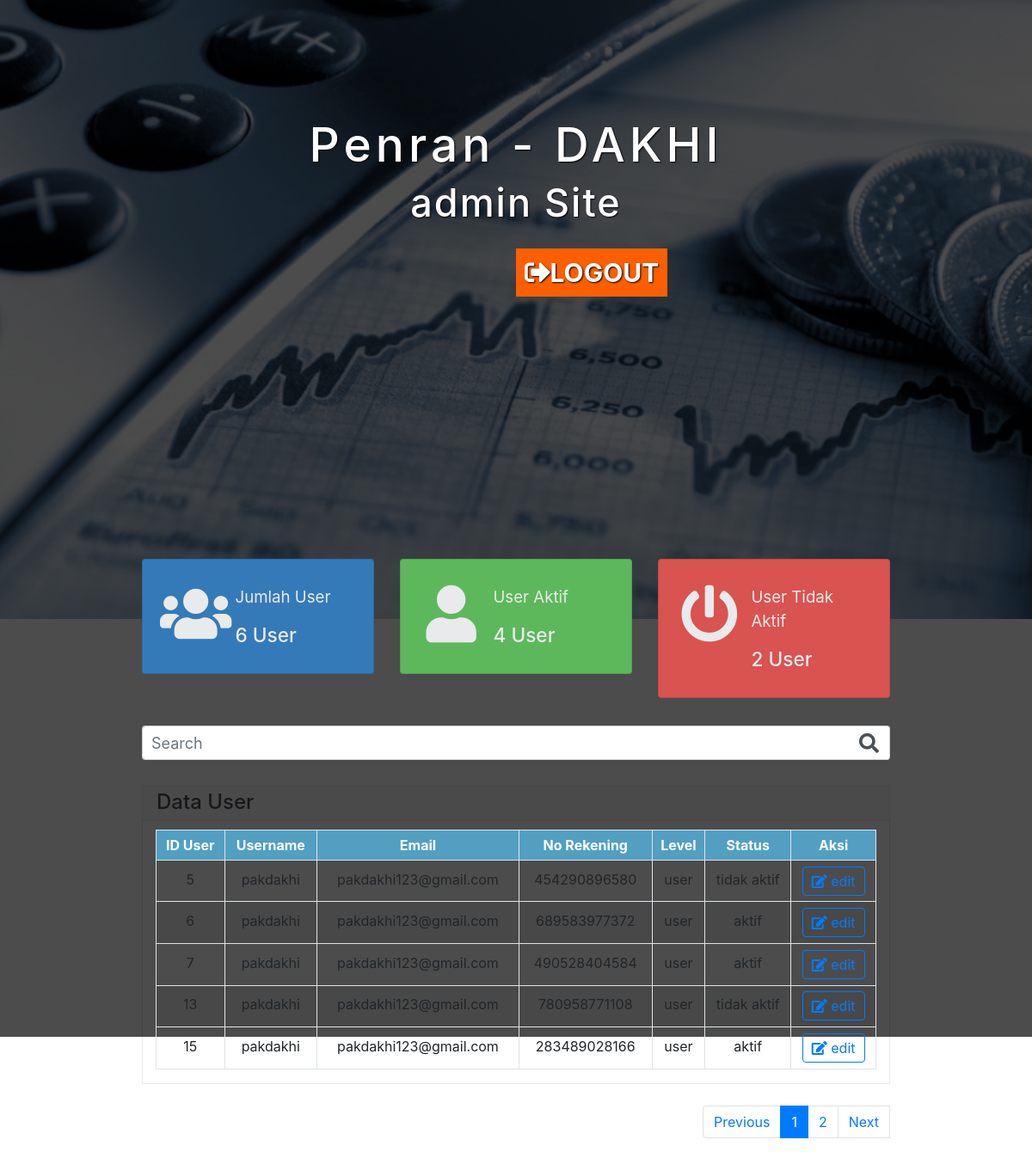
The page /administrator (signed in) on the database its author committed.
### tables this page shows
CREATE TABLE `users` (
  `id_user` int(11) NOT NULL,
  `email` varchar(50) NOT NULL,
  `username` varchar(50) NOT NULL,
  `password` varchar(255) NOT NULL,
  `status` varchar(20) NOT NULL DEFAULT 'aktif',
  `level` varchar(10) NOT NULL DEFAULT 'user',
  `no_rek` char(12) NOT NULL
);

### function/functions.php (called while the page is built, shortened)
<?php
    $koneksi = mysqli_connect('localhost', 'root', '', 'dompet-qu');
    if (mysqli_connect_error() == true) {
        die('Gagal terhubung ke database');
        return false;
    } else {
        return true;
    }
    function query($query) {
        global $koneksi;
        $result = mysqli_query($koneksi, $query);
        $rows = [];
        while( $row = mysqli_fetch_assoc($result) ) {
            $rows[] = $row;
        }
        return $rows;
    }
?>

### administrator.php (the view, shortened to what this page needs)
<?php
require 'function/functions.php';
if(isset($_COOKIE['login'])) {
    if ($_COOKIE['level'] == 'admin') {
        $_SESSION['login'] = true;
        $ambilNama = $_COOKIE['login'];
    }
    elseif ($_COOKIE['level'] == 'user') {
        $_SESSION['login'] = true;
        header('Location: index');
    }
}
elseif ($_SESSION['level'] == 'admin') {
    $ambilNama = $_SESSION['user'];
}
else {
    if ($_SESSION['level'] == 'user') {
        header('Location: index');
        exit;
    }
}
$jumlahTabel = 5;
$jumlahData = count(query("SELECT * FROM users WHERE username NOT LIKE 'admin'"));
$jumlahHalaman = ceil($jumlahData / $jumlahTabel);
$halamanAktif = (isset($_GET['halaman'])) ? $_GET['halaman'] : 1;
$awalData = ($jumlahTabel * $halamanAktif) - $jumlahTabel;
$dataUser = query("SELECT * FROM users WHERE username NOT LIKE 'admin' LIMIT $awalData, $jumlahTabel");
$jumlahUser = mysqli_query($koneksi, "SELECT * FROM users WHERE username NOT LIKE 'admin'");
$jumlahUserAktif = mysqli_query($koneksi, "SELECT * FROM users WHERE status = 'aktif' AND username NOT LIKE 'admin'");
$jumlahUserTidakAktif = mysqli_query($koneksi, "SELECT * FROM users WHERE status = 'tidak aktif' AND username NOT LIKE 'admin'");
?>
<!DOCTYPE html>
<html lang = "en">
<head>
    <link rel="stylesheet" href="css/dashboard.css">
    <link rel="stylesheet" href="css/bootstrap-reboot.min.css">
    <link rel="stylesheet" href="css/bootstrap.css">
    <link rel="stylesheet" href="css/bootstrap.min.css">
    <link rel="stylesheet" href="css/admin.css">
    <link rel="stylesheet" href="https://use.fontawesome.com/releases/v5.6.3/css/all.css"
>
    <link rel="stylesheet" href="css/styler.css?v=1.0">
    <link rel="stylesheet" type="text/css" href="https://cdnjs.cloudflare.com/ajax/libs/sweetalert/1.1.3/sweetalert.min.css">
<body>
    <div class="content">
        <div class="isi mx-auto ">
            <h2>Penran - DAKHI </h2>
            <h4><?= $ambilNama ?> Site</h4><br>
                <a class="submit" href="logout" style="margin-left: 600px; text-decoration: none;"><i class="fas fa-sign-out-alt"></i>LOGOUT</a>
        </div>
    </div>
    <header class="background"></header>
            <div class="container kotak" id="container" style="border: none;">
                <div class="row cardview" id="row">
                    <div class="col-md-4 jarak">
                        <div class="card card-stats card-warning" style="background: #347ab8;">
                            <div class="card-body ">
                                <div class="row">
                                    <div class="col-5">
                                        <div class="icon-big text-center">
                                            <i class="fa fa-users ikon" aria-hidden="true"></i>
                                        </div>
                                    </div>
                                    <div class="col-7 d-flex align-items-center tulisan">
                                        <div class="numbers">
                                            <p class="card-category ket head">Jumlah User</p>
                                            <h4 class="card-title ket total"><?= mysqli_num_rows($jumlahUser) ?> User
                                            </h4>
                                        </div>
                                    </div>
                                </div>
                            </div>
                        </div>
                    </div>
                    <div class="col-md-4 jarak">
                        <a style="text-decoration: none; cursor: pointer;" class="btn-userAktif">
                            <div class="card card-stats card-warning" style="background:#5db85b ">
                                <div class="card-body ">
                                    <div class="row">
                                        <div class="col-5">
                                            <div class="icon-big text-center">
                                                <i class="fa fa-user ikon"></i>
                                            </div>
                                        </div>
                                        <div class="col-7 d-flex align-items-center tulisan">
                                            <div class="numbers">
                                                <p class="card-category ket head">User Aktif</p>
                                                <h4 class="card-title ket total"><?= mysqli_num_rows($jumlahUserAktif) ?> User</h4>
                                            </div>
                                        </div>
                                    </div>
                                </div>
                            </div>
                        </a>
                    </div>
                    <div class="col-md-4 jarak">
                        <a style="text-decoration: none; cursor: pointer;" class="btn-userNonAktif">
                            <div class="card card-stats card-warning" style="background: #d95350;">
                                <div class="card-body">
                                    <div class="row">
                                        <div class="col-5">
                                            <div class="icon-big text-center">
                                                <i class="fas fa-power-off ikon"></i>
                                            </div>
                                        </div>
                                        <div class="col-7 d-flex align-items-center tulisan">
                                            <div class="numbers">
                                                <p class="card-category ket head">User Tidak Aktif</p>
                                                <h4 class="card-title ket total"><?= mysqli_num_rows($jumlahUserTidakAktif) ?> User</h4>
                                            </div>
                                        </div>
                                    </div>
                                </div>
                            </div>
                        </a>
                    </div>
                </div>
                <div class="row cari-filter" style="margin-top: 10px;">
                    <div class="col-lg-12" style="margin-top: 20px;">
                        <div class="input-group">
                            <input type="text" name="cari" class="form-control border-right-0 cari" id="keyword" placeholder="Search" style="width: 90%;padding: 5px 10px; font-size: 18px;" autocomplete="off">
                            <div class="input-group-append">
                                <span class="input-group-text bg-white border-left-0 icone"><i class="fa fa-search" style="font-size: 23px;"></i></span>
                            </div>
                        </div>
                    </div>
                </div>
                <div class="headline" style="height: 40px;margin-top: 15px;">
                    <h4 class="ml-3 mt-1" style="color: #4b4f58">Data User</h4>
                </div>
                <div class="container tampil" id="container">
                    <div class="row" id="row">
                        <div class="col-md-12">
                            <div class="table-responsive">
                                <table class="table table-sm table-hover table-striped table-bordered">
                                    <tr>
                                        <th>ID User</th>
                                        <th>Username</th>
                                        <th>Email</th>
                                        <th>No Rekening</th>
                                        <th>Level</th>
                                        <th>Status</th>
                                        <th>Aksi</th>
                                    </tr>
                                    <?php foreach($dataUser as $row) : ?>
                                        <?php if ($row['username'] != 'admin') : ?>
                                            <tr id="<?= $row['id_user'] ?>" style="cursor: pointer">
                                                <td data-target="id_user" class="data" data-id="<?= $row['id_user'] ?>"><?= $row['id_user'] ?></td>
                                                <td data-target="username" class="data" data-id="<?= $row['id_user'] ?>"><?= $row['username'] ?></td>
                                                <td data-target="email" class="data" data-id="<?= $row['id_user'] ?>"><?= $row['email'] ?></td>
                                                <td data-target="no_rek"><?= $row['no_rek'] ?></td>
                                                <td class="data" data-id="<?= $row['id_user'] ?>"><?= $row['level'] ?></td>
                                                <td data-target="status" class="data" data-id="<?= $row['id_user'] ?>"><?= $row['status']?></td>
                                                <td>
                                                    <button data-id="<?= $row['id_user'] ?>" data-role="update" class="btn btn-outline-primary openBtn">
                                                        <i class="fas fa-edit"></i> edit
                                                    </button>
                                                </td>
                                            </tr>
                                        <?php endif; ?>
                                    <?php endforeach; ?>
                                </table>
                            </div>
                        </div>
                    </div>
                </div>
                <div class="panel-footer">
                    <nav class="float-right page">
                        <ul class="pagination">
                            <?php if ($halamanAktif > 1) : ?>
                            <li class="page-item">
                                <a href="?halaman=<?= $halamanAktif - 1 ?>" class="page-link">Previous</a>
                            </li>
                            <?php else : ?>
                            <li class="page-item">
                                <div class="page-link">Previous</div>
                            </li>
                            <?php endif; ?>
                            <?php for ($i = 1; $i <= $jumlahHalaman; $i++) : ?>
                                <?php if ($i == $halamanAktif) : ?>
                                <li class="page-item active" aria-current="page">
                                    <a class="page-link" href="?halaman=<?= $i; ?>"><?= $i; ?></a>
                                </li>
                                <?php else : ?>
                                <li class="page-item" aria-current="page">
                                    <a class="page-link" href="?halaman=<?= $i; ?>"><?= $i; ?></a>
                                </li>
                                <?php endif; ?>
                            <?php endfor; ?>
                            <?php if ($halamanAktif < $jumlahHalaman) : ?>
                            <li>
                                <a href="?halaman=<?= $halamanAktif + 1 ?>" class="page-link" href="#">Next</a>
                            </li>
                            <?php else : ?>
                            <li class="page-item">
                                <div class="page-link">Next</div>
                            </li>
                            <?php endif; ?>
                        </ul>
                    </nav>
                </div>
            </div>
    <br>
</body>
</html>

### css/dashboard.css (style rules this page uses)
.ikon { font-size: 50pt; color: #e9eaeb; }
.ket { color: #e9eaeb; }
.head { font-size: 14pt; }
.total { font-size: 17pt; }
.tulisan { margin-left: -20px; }
.tulisan { font-size: 21pt; color: #e9eaeb; margin-bottom: -1px; }

### css/admin.css (style rules this page uses)
* { padding: 0px; margin: 0px; }
.background { background-image: url('img/header1.jpg'); background-position: center; background-size: cover; height: 70%; }
.content { background-color: rgba(0,0,0,0.7); position: absolute; top: 0; height:90%; width: 100%; border:none; }
.isi { width: auto; margin-top: 135px; }
.isi h2 { color: white; letter-spacing: 5px; text-align: center; text-shadow: 1px 1px 2px black; font-size: 55px; }
.isi h4 { color: white; letter-spacing: 2px; text-align: center; text-shadow: 1px 1px 2px black; font-size: 45px; }
.submit { color: #fff; text-shadow: 1px 1px 2px black; font-weight: bolder; text-align: center; padding: 10px; font-size:30px; background-color :#fd5f00; border: none; cursor: pointer; }
.kotak { width: 75%; margin: auto; margin-top: -80px; }

### css/styler.css (style rules this page uses)
* { padding: 0; margin: 0; box-sizing: border-box; }
html, body { height: 100%; }
span { color: #333; }
.cari { height: 35px; }
th { background: #529fc1; color: #fff; padding: 5px; text-align: center; }
td { line-height: 35px; text-align: center; }
.btn { padding: 4px 10px; margin: 2px 0; }
.page { margin-top: -5px; }
.container { margin-bottom: 30px; border: 1px solid rgb(238, 236, 236); max-width: 100%; }
.headline { height: 35px; background: #f8f9fa; border: 1px solid rgb(238, 236, 236); }
.row { margin-top: 10px; }
.form-control { height: 40px; }
.cari-filter { padding-bottom: 15px; padding-top: 2px; }

### administrator.php (style rules this page uses)
.background { background-image: url('img/header1.jpg'); background-color: rgba(0,0,0,0.7); background-position: center; background-size: cover; height: 90%; background-attachment: fixed; position: relative; background-size: cover; width: 100%; overflow: hidden; z-index:-55; }

### rows shown on the page
users: id_user "5", username "pakdakhi", email "pakdakhi123@gmail.com", no_rek "454290896580", level "user", status "tidak aktif"
users: id_user "6", username "pakdakhi", email "pakdakhi123@gmail.com", no_rek "689583977372", level "user", status "aktif"
users: id_user "7", username "pakdakhi", email "pakdakhi123@gmail.com", no_rek "490528404584", level "user", status "aktif"
users: id_user "13", username "pakdakhi", email "pakdakhi123@gmail.com", no_rek "780958771108", level "user", status "tidak aktif"
users: id_user "15", username "pakdakhi", email "pakdakhi123@gmail.com", no_rek "283489028166", level "user", status "aktif"

### other values the page prints
$ambilNama "admin"
mysqli_num_rows($jumlahUser) "6"
mysqli_num_rows($jumlahUserAktif) "4"
mysqli_num_rows($jumlahUserTidakAktif) "2"
